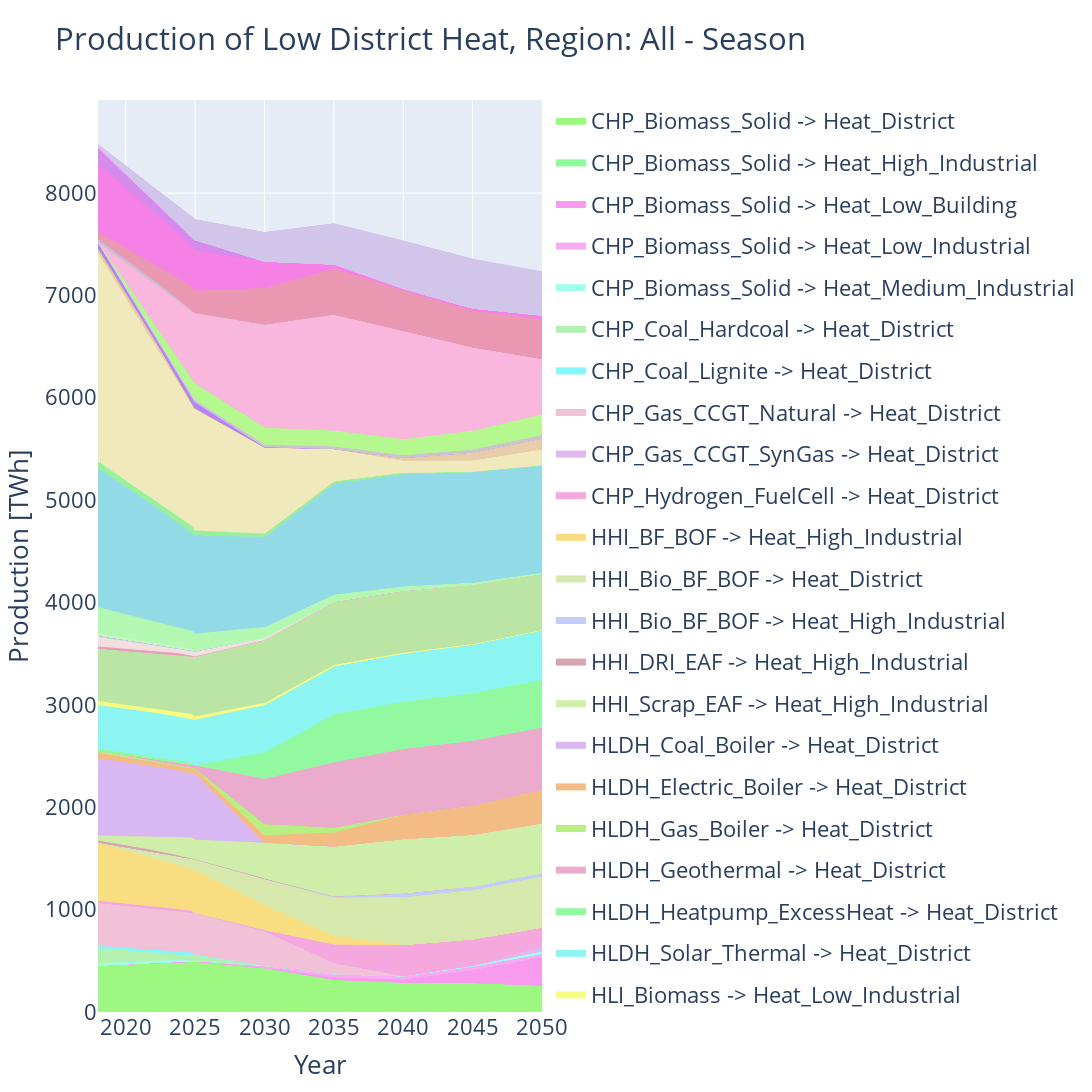

The code cell stored with this chart in its notebook:
### Markdown cell above
### Production of fuel by technology

### Code cell
region = "All"

#production_fuel = ProductionByTechnologyForFuelStackedQuantityEvolutionFacilitator(SOLUTION_FILEPATH, region=region,
#                                                                                   fuels=["Heat_Low_Building"])

production_fuel = ProductionByTechnologyForFuelStackedQuantityEvolutionFacilitator(SOLUTION_FILEPATH, region=region,
                                                                                   fuels=['Heat_Low_Residential', 'Heat_Low_Industrial', 'Heat_Medium_Industrial', 
                                                                                          'Heat_High_Industrial', 'Cool_Low_Building', 'Heat_District', 'Heat_Low_Building'])

relevant_data = production_fuel.get_relevant_data()

if region == "All":
    relevant_data.aggreagate_all_by_sum(column_to_aggregate="Region", aggregated_entry_name="All", column_to_sum="Value")

# Keep techs not containing "D_"
relevant_data.df = relevant_data.df[~relevant_data.df["Technology"].str.contains("D_")]

# If "Value" is bigger than zero for a specific tech combined with a fuel for any year, keep all
tech_and_fuels_over_zero = relevant_data.df[relevant_data.df["Value"] > 0][["Technology", "Fuel"]].drop_duplicates()

relevant_data.df = relevant_data.df.merge(tech_and_fuels_over_zero, on=["Technology", "Fuel"], how="inner")

fig = production_fuel.plot(relevant_data)
fig.update_layout(title=f"Production of Low District Heat, Region: {region}" + TITLE_ADDON)

fig.update_layout(width=1400, height=1100)

#if WRITE_IMAGE:
fig.write_image(f"ProductionLowDistrictHeat_{region}" + TITLE_ADDON.replace(" ", "") + ".png")

fig.show()
